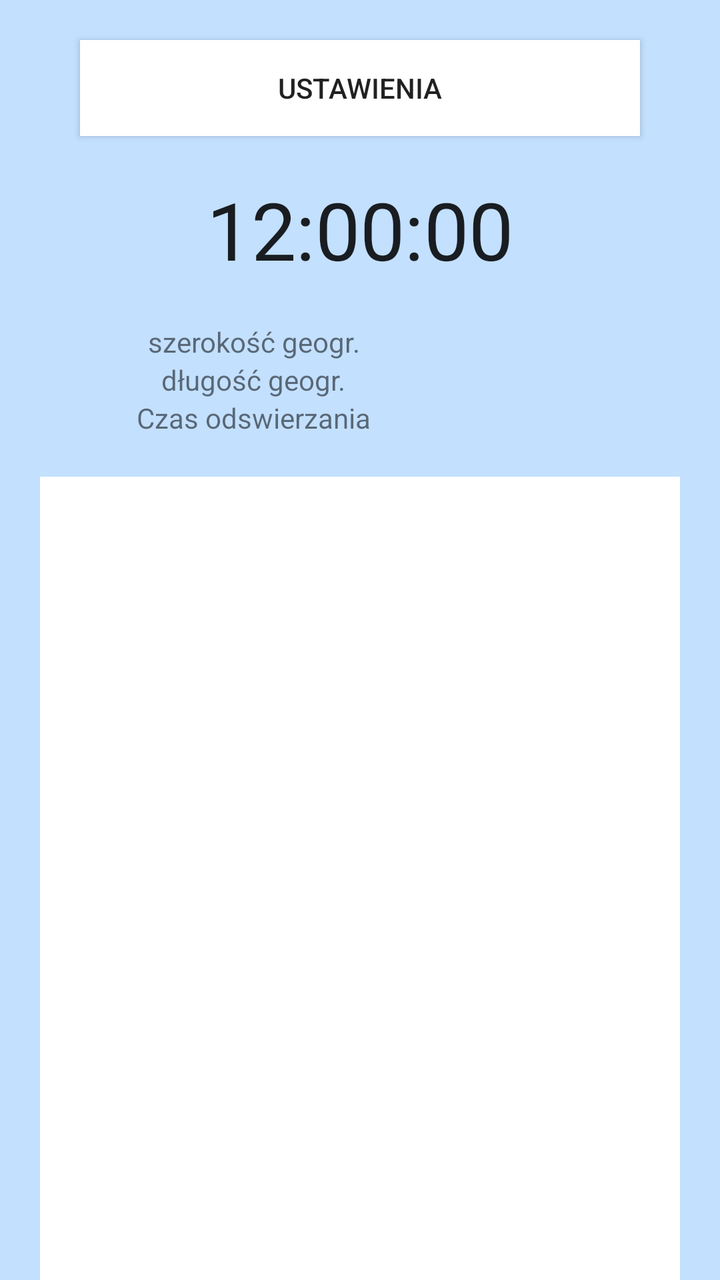
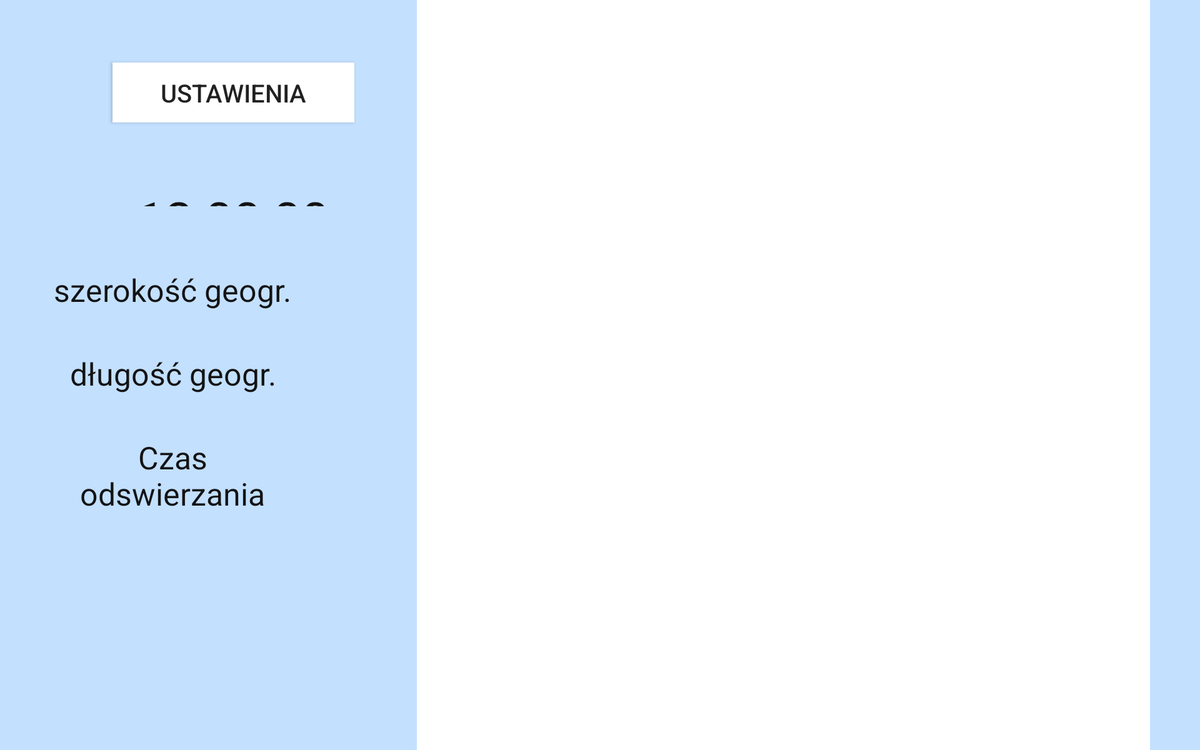

The same Android screen from two of the app's own layout files: first res/layout/ as a phone draws it, then the repository's variant for another configuration, drawn on a device whose configuration selects that folder. Both files follow.
<!-- AndroidManifest.xml: activity theme Theme.AppCompat.Light.NoActionBar -->
<!-- res/layout/activity_main.xml -->
<?xml version="1.0" encoding="utf-8"?>
<LinearLayout xmlns:android="http://schemas.android.com/apk/res/android"
    xmlns:app="http://schemas.android.com/apk/res-auto"
    xmlns:tools="http://schemas.android.com/tools"
    android:layout_width="match_parent"
    android:layout_height="match_parent"
    android:orientation="vertical"
    android:paddingHorizontal="20dp"
    android:background="#C3E0FF"
    tools:context=".MainActivity">


    <LinearLayout
        android:layout_width="match_parent"
        android:layout_height="wrap_content"
        android:orientation="vertical"
        android:paddingBottom="20dp">

        <Button
            android:id="@+id/save"
            android:layout_width="match_parent"
            android:layout_height="wrap_content"
            android:background="#FFFFFF"
            android:onClick="funUstawienia"
            android:layout_margin="20dp"
            android:text="Ustawienia" />

        <TextClock
            android:layout_width="match_parent"
            android:layout_height="match_parent"
            android:layout_weight="1"
            android:format12Hour="hh:mm:ss"
            android:paddingBottom="20dp"
            android:textAlignment="center"
            android:textSize="40sp" />

        <LinearLayout
            android:layout_width="match_parent"
            android:layout_height="match_parent"
            android:layout_weight="1"
            android:orientation="horizontal">

            <TextView
                android:layout_width="match_parent"
                android:layout_height="match_parent"
                android:layout_weight="1"
                android:textAlignment="center"
                android:text="szerokość geogr." />

            <TextView
                android:id="@+id/szerokosc_main"
                android:layout_width="match_parent"
                android:layout_height="match_parent"
                android:layout_weight="2" />
        </LinearLayout>

        <LinearLayout
            android:layout_width="match_parent"
            android:layout_height="match_parent"
            android:layout_weight="1"
            android:orientation="horizontal">

            <TextView
                android:layout_width="match_parent"
                android:layout_height="match_parent"
                android:layout_weight="1"
                android:textAlignment="center"
                android:text="długość geogr." />

            <TextView
                android:id="@+id/dlugosc_main"
                android:layout_width="match_parent"
                android:layout_height="match_parent"
                android:layout_weight="2" />
        </LinearLayout>

        <LinearLayout
            android:layout_width="match_parent"
            android:layout_height="match_parent"
            android:layout_weight="1"
            android:orientation="horizontal">

            <TextView
                android:layout_width="match_parent"
                android:layout_height="match_parent"
                android:layout_weight="1"
                android:textAlignment="center"
                android:text="Czas odswierzania" />

            <TextView
                android:id="@+id/czestotliwosc_main"
                android:layout_width="match_parent"
                android:layout_height="match_parent"
                android:layout_weight="2" />
        </LinearLayout>

    </LinearLayout>


    <android.support.v4.view.ViewPager
        android:id="@+id/view_pager"
        android:layout_width="match_parent"
        android:layout_height="match_parent"
        android:layout_weight="1"
        android:background="#FFFFFF" />


</LinearLayout>
<!-- resources referenced by this layout -->
<resources>

</resources>
<!-- res/layout-sw600dp-land/activity_main.xml (the repository's variant of the layout above) -->
<!-- drawn on a 7-inch tablet turned sideways -->
<?xml version="1.0" encoding="utf-8"?>
<LinearLayout xmlns:android="http://schemas.android.com/apk/res/android"
    xmlns:app="http://schemas.android.com/apk/res-auto"
    xmlns:tools="http://schemas.android.com/tools"
    android:layout_width="match_parent"
    android:layout_height="match_parent"
    android:orientation="horizontal"
    android:paddingHorizontal="40dp"
    android:background="#C3E0FF"
    tools:context=".MainActivity">


    <LinearLayout
        android:layout_width="match_parent"
        android:layout_height="match_parent"
        android:layout_weight="1"
        android:orientation="vertical"
        android:paddingBottom="50dp">

        <Button
            android:id="@+id/save"
            android:layout_width="match_parent"
            android:layout_height="wrap_content"
            android:layout_margin="50dp"
            android:background="#FFFFFF"
            android:textSize="20sp"
            android:onClick="funUstawienia"
            android:text="Ustawienia" />

        <TextClock
            android:layout_width="match_parent"
            android:layout_height="match_parent"
            android:layout_weight="1"
            android:format12Hour="hh:mm:ss"
            android:paddingBottom="50dp"
            android:textAlignment="center"
            android:textColor="@color/black"
            android:textSize="40sp" />

        <LinearLayout
            android:layout_width="match_parent"
            android:layout_height="match_parent"
            android:layout_weight="1"
            android:orientation="horizontal">

            <TextView
                android:layout_width="match_parent"
                android:layout_height="match_parent"
                android:layout_weight="1"
                android:textAlignment="center"
                android:textSize="25sp"
                android:textColor="@color/black"
                android:text="szerokość geogr." />

            <TextView
                android:id="@+id/szerokosc_main"
                android:layout_width="match_parent"
                android:layout_height="match_parent"
                android:textSize="25sp"
                android:textColor="@color/black"
                android:layout_weight="2" />
        </LinearLayout>

        <LinearLayout
            android:layout_width="match_parent"
            android:layout_height="match_parent"
            android:layout_weight="1"
            android:orientation="horizontal">

            <TextView
                android:layout_width="match_parent"
                android:layout_height="match_parent"
                android:layout_weight="1"
                android:textAlignment="center"
                android:textSize="25sp"
                android:textColor="@color/black"
                android:text="długość geogr." />

            <TextView
                android:id="@+id/dlugosc_main"
                android:layout_width="match_parent"
                android:layout_height="match_parent"
                android:textSize="25sp"
                android:textColor="@color/black"
                android:layout_weight="2" />
        </LinearLayout>

        <LinearLayout
            android:layout_width="match_parent"
            android:layout_height="match_parent"
            android:layout_weight="1"
            android:orientation="horizontal">

            <TextView
                android:layout_width="match_parent"
                android:layout_height="match_parent"
                android:layout_weight="1"
                android:textAlignment="center"
                android:textSize="25sp"
                android:textColor="@color/black"
                android:text="Czas odswierzania" />

            <TextView
                android:id="@+id/czestotliwosc_main"
                android:layout_width="match_parent"
                android:layout_height="match_parent"
                android:textSize="25sp"
                android:textColor="@color/black"
                android:layout_weight="2" />
        </LinearLayout>

        <Space
            android:layout_width="match_parent"
            android:layout_height="match_parent"
            android:layout_weight="1"/>

        <Space
            android:layout_width="match_parent"
            android:layout_height="match_parent"
            android:layout_weight="1"/>


    </LinearLayout>

    <FrameLayout
        android:id="@+id/fragment_1"
        android:layout_width="match_parent"
        android:layout_height="match_parent"
        android:background="#FFFFFF"
        android:layout_weight="1">

    </FrameLayout>

    <FrameLayout
        android:id="@+id/fragment_2"
        android:layout_width="match_parent"
        android:layout_height="match_parent"
        android:background="#FFFFFF"
        android:layout_weight="1">

    </FrameLayout>

</LinearLayout>
<!-- resources referenced by the variant -->
<!-- as a 7-inch tablet turned sideways resolves them -->
<resources>
  <color name="black">#131313</color>
</resources>
